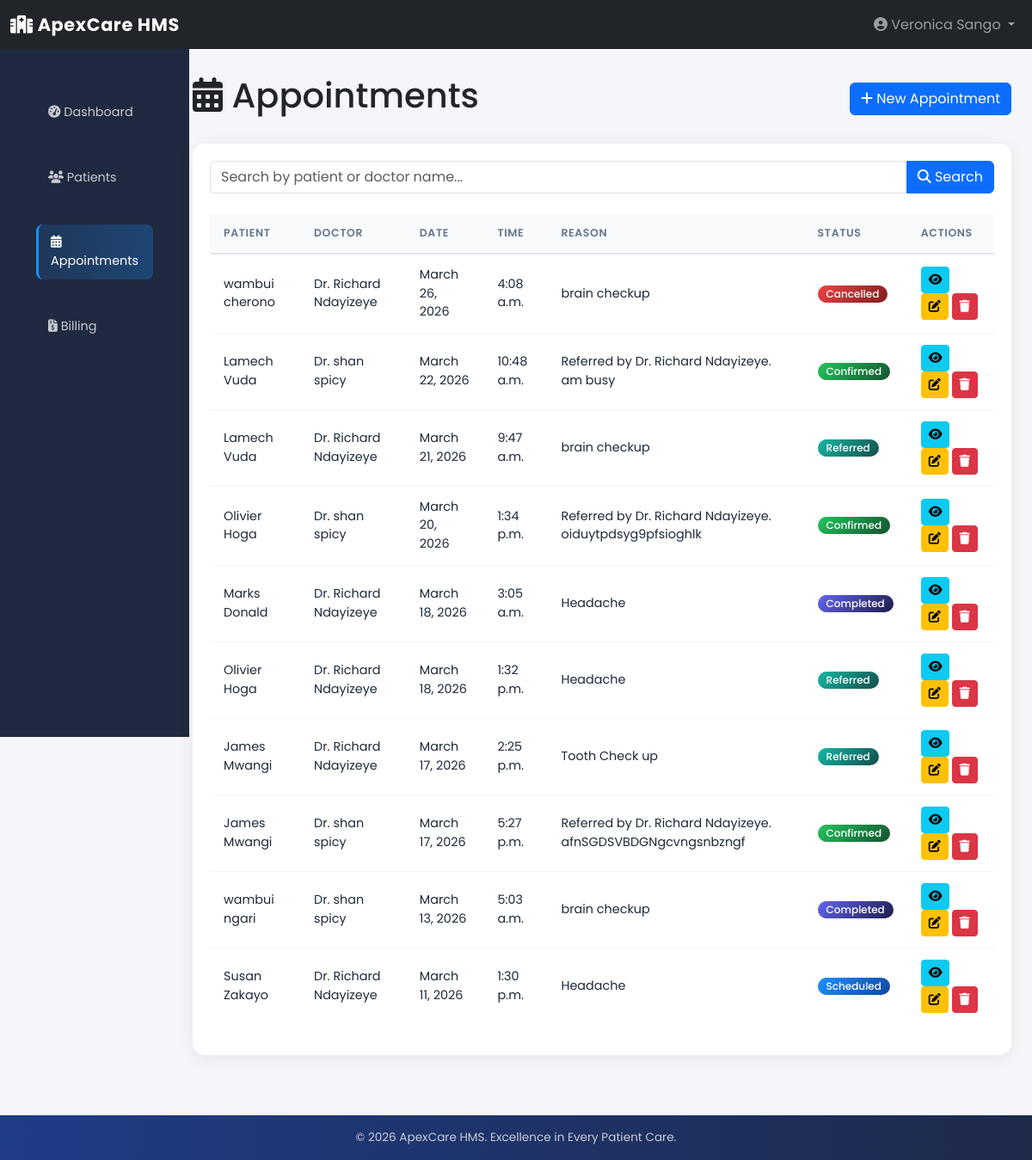
/appointments/ (signed in), run on the app's committed database.
### appointments/models.py (models this page shows, shortened)
class Appointment(models.Model):
    STATUS_CHOICES = [
        ('pending', 'Pending'),
        ('confirmed', 'Confirmed'),
        ('scheduled', 'Scheduled'),
        ('completed', 'Completed'),
        ('cancelled', 'Cancelled'),
        ('referred', 'Referred'),
    ]
    patient = models.ForeignKey(
        "patients.Patient",
        on_delete=models.CASCADE,
        related_name="appointments"
    )
    doctor = models.ForeignKey(
        "doctors.Doctor",
        on_delete=models.CASCADE,
        related_name="appointments"
    )
    appointment_date = models.DateField()
    appointment_time = models.TimeField()
    reason = models.CharField(max_length=255, blank=True, null=True)
    notes = models.TextField(blank=True, null=True)
    status = models.CharField(
        max_length=20,
        choices=STATUS_CHOICES,
        default='pending'
    )
    created_by = models.ForeignKey(
        User,
        on_delete=models.SET_NULL,
        null=True,
        related_name="created_appointments"
    )
    created_at = models.DateTimeField(auto_now_add=True)
    updated_at = models.DateTimeField(auto_now=True)
    class Meta:
        db_table = "appointments_appointment"
        verbose_name = "Appointment"
        verbose_name_plural = "Appointments"
        ordering = ["-appointment_date", "-appointment_time"]
        unique_together = ["patient", "doctor", "appointment_date", "appointment_time"]

### patients/models.py (models this page shows, shortened)
class Patient(models.Model):
    GENDER_CHOICES = [
        ('male', 'Male'),
        ('female', 'Female'),
        ('other', 'Other'),
    ]
    BLOOD_TYPE_CHOICES = [
        ('O+', 'O+'), ('O-', 'O-'),
        ('A+', 'A+'), ('A-', 'A-'),
        ('B+', 'B+'), ('B-', 'B-'),
        ('AB+', 'AB+'), ('AB-', 'AB-'),
    ]
    user = models.OneToOneField(
        User,
        on_delete=models.CASCADE,
        related_name='patient_profile'
    )
    first_name = models.CharField(max_length=100)
    last_name = models.CharField(max_length=100)
    date_of_birth = models.DateField()
    gender = models.CharField(
        max_length=10,
        choices=GENDER_CHOICES
    )
    contact = models.CharField(
        max_length=20,
        validators=[
            RegexValidator(
                regex=r'^\+?\d{9,15}Ksh',
                message='Enter a valid phone number'
            )
        ]
    )
    email = models.EmailField(blank=True, null=True)
    address = models.TextField(blank=True, null=True)
    county = models.CharField(max_length=100, blank=True, null=True)
    blood_type = models.CharField(
        max_length=5,
        choices=BLOOD_TYPE_CHOICES,
        blank=True,
        null=True
    )
    emergency_contact = models.CharField(max_length=20, blank=True, null=True)
    emergency_contact_name = models.CharField(max_length=100, blank=True, null=True)
    medical_history = models.TextField(blank=True, null=True)
    allergies = models.TextField(blank=True, null=True)
    created_at = models.DateTimeField(auto_now_add=True)
    updated_at = models.DateTimeField(auto_now=True)
    class Meta:
        db_table = "patients_patient"
        verbose_name = "Patient"
        verbose_name_plural = "Patients"
        ordering = ["-created_at"]

### doctors/models.py (models this page shows, shortened)
class Doctor(models.Model):
    phone_validator = RegexValidator(
        regex=r'^\+?\d{9,15}Ksh',
        message='Enter a valid phone number'
    )
    user = models.OneToOneField(
        User,
        on_delete=models.CASCADE,
        related_name='doctor_profile'
    )
    first_name = models.CharField(max_length=100)
    last_name = models.CharField(max_length=100)
    specialization = models.CharField(max_length=100)
    license_number = models.CharField(
        max_length=50,
        unique=True
    )
    contact = models.CharField(
        max_length=20,
        validators=[phone_validator]
    )
    email = models.EmailField(blank=True, null=True)
    consultation_fee = models.DecimalField(
        max_digits=10,
        decimal_places=2,
        default=0
    )
    availability = models.TextField(
        blank=True,
        null=True,
        help_text="Example: Monday–Friday 9AM–5PM"
    )
    bio = models.TextField(blank=True, null=True)
    is_available = models.BooleanField(default=True)
    created_at = models.DateTimeField(auto_now_add=True)
    updated_at = models.DateTimeField(auto_now=True)
    class Meta:
        db_table = "doctors_doctor"
        verbose_name = "Doctor"
        verbose_name_plural = "Doctors"
        ordering = ["specialization", "last_name"]

### appointments/views.py (the view)
# urls.py: path('', views.appointment_list, name='appointment_list'),
@login_required
def appointment_list(request):
    user_profile = request.user.profile
    if user_profile.role in ['receptionist', 'admin']:
        appointments = Appointment.objects.all()
    elif user_profile.role == 'doctor':
        doctor = Doctor.objects.filter(user=request.user).first()
        appointments = doctor.appointments.all() if doctor else Appointment.objects.none()
    elif user_profile.role == 'patient':
        try:
            patient = request.user.patient_profile
            appointments = patient.appointments.all()
        except:
            appointments = Appointment.objects.none()
    else:
        appointments = Appointment.objects.none()
    search_query = request.GET.get('search', '')
    if search_query:
        appointments = appointments.filter(
            Q(patient__first_name__icontains=search_query) |
            Q(patient__last_name__icontains=search_query) |
            Q(doctor__first_name__icontains=search_query)
        )
    context = {
        'appointments': appointments.order_by('-appointment_date'),
        'search_query': search_query
    }
    return render(request, 'appointments/appointment_list.html', context)

### appointments/templates/appointments/appointment_list.html (shortened to what this page needs)
{% extends 'base.html' %}
{% block content %}
<div class="d-flex justify-content-between align-items-center mb-4">
    <h1><i class="fas fa-calendar-alt"></i> Appointments</h1>
    {% if user.profile.role == 'receptionist' %}
        <a href="{% url 'appointments:appointment_create' %}" class="btn btn-primary">
            <i class="fas fa-plus"></i> New Appointment
        </a>
    {% endif %}
</div>
<div class="card">
    <div class="card-body">
        <form method="get" class="mb-4">
            <div class="input-group">
                <input type="text" class="form-control" name="search" placeholder="Search by patient or doctor name..." value="{{ search_query }}">
                <button class="btn btn-primary" type="submit"><i class="fas fa-search"></i> Search</button>
            </div>
        </form>
        {% if appointments %}
            <div class="table-responsive">
                <table class="table table-hover">
                    <thead>
                        <tr>
                            <th>Patient</th>
                            <th>Doctor</th>
                            <th>Date</th>
                            <th>Time</th>
                            <th>Reason</th>
                            <th>Status</th>
                            <th>Actions</th>
                        </tr>
                    </thead>
                    <tbody>
                        {% for apt in appointments %}
                            <tr>
                                <td>{{ apt.patient.first_name }} {{ apt.patient.last_name }}</td>
                                <td>Dr. {{ apt.doctor.first_name }} {{ apt.doctor.last_name }}</td>
                                <td>{{ apt.appointment_date }}</td>
                                <td>{{ apt.appointment_time }}</td>
                                <td>{{ apt.reason|default:'-' }}</td>
                                <td><span class="badge badge-{{ apt.status }}">{{ apt.get_status_display }}</span></td>
                                <td>
                                    <a href="{% url 'appointments:appointment_detail' apt.id %}" class="btn btn-sm btn-info" title="View">
                                        <i class="fas fa-eye"></i>
                                    </a>
                                    {% if user.profile.role == 'receptionist' %}
                                        <a href="{% url 'appointments:appointment_edit' apt.id %}" class="btn btn-sm btn-warning" title="Edit">
                                            <i class="fas fa-edit"></i>
                                        </a>
                                        <a href="{% url 'appointments:appointment_delete' apt.id %}" class="btn btn-sm btn-danger" title="Delete">
                                            <i class="fas fa-trash"></i>
                                        </a>
                                    {% endif %}
                                </td>
                            </tr>
                        {% endfor %}
                    </tbody>
                </table>
            </div>
        {% else %}
            <p class="text-muted text-center py-5">No appointments found</p>
        {% endif %}
    </div>
</div>
{% endblock %}

### templates/base.html (shortened to what this page needs)
{% load static %}
<!DOCTYPE html>
<html lang="en">
<head>
    <link href="https://cdn.jsdelivr.net/npm/bootstrap@5.3.8/dist/css/bootstrap.min.css" rel="stylesheet">
    <link rel="stylesheet" href="https://cdnjs.cloudflare.com/ajax/libs/font-awesome/6.4.0/css/all.min.css">
    <link rel="stylesheet" href="{% static 'css/style.css' %}">
</head>
<body>
<nav class="navbar navbar-expand-lg navbar-dark bg-dark sticky-top">
    <div class="container-fluid">
        <a class="navbar-brand" href="{% url 'core:dashboard' %}">
            <i class="fas fa-hospital"></i> ApexCare HMS
        </a>
        <div class="collapse navbar-collapse" id="navbarNav">
            <ul class="navbar-nav ms-auto">
                {% if user.is_authenticated %}
                <li class="nav-item dropdown">
                    <a class="nav-link dropdown-toggle" href="#" data-bs-toggle="dropdown">
                        <i class="fas fa-user-circle"></i>
                        {{ user.get_full_name|default:user.username }}
                    </a>
                </li>
                {% endif %}
            </ul>
        </div>
    </div>
</nav>
<div class="container-fluid">
    <div class="row">
        {% if user.is_authenticated %}
        <nav class="col-md-2 d-none d-md-block sidebar">
            <div class="position-sticky pt-3">
                <ul class="nav flex-column">
                    <li class="nav-item">
                        <a class="nav-link {% if request.resolver_match.url_name == 'dashboard' %}active{% endif %}"
                           href="{% url 'core:dashboard' %}">
                            <i class="fas fa-tachometer-alt"></i> Dashboard
                        </a>
                    </li>
                    {% if user.profile.role == 'admin' or user.profile.role == 'receptionist' %}
                    <li class="nav-item">
                        <a class="nav-link {% if 'patient' in request.resolver_match.url_name %}active{% endif %}"
                           href="{% url 'patients:patient_list' %}">
                            <i class="fas fa-users"></i> Patients
                        </a>
                    </li>
                    {% endif %}
                    {% if user.is_authenticated %}
                    <li class="nav-item">
                        <a class="nav-link {% if 'appointment' in request.resolver_match.url_name %}active{% endif %}"
                           href="{% url 'appointments:appointment_list' %}">
                            <i class="fas fa-calendar-alt"></i> Appointments
                        </a>
                    </li>
                    {% endif %}
                    {% if user.profile.role == 'admin' or user.profile.role == 'receptionist' %}
                    <li class="nav-item">
                        <a class="nav-link {% if 'bill' in request.resolver_match.url_name %}active{% endif %}"
                           href="{% url 'billing:bill_list' %}">
                            <i class="fas fa-file-invoice-dollar"></i> Billing
                        </a>
                    </li>
                    {% endif %}
                </ul>
            </div>
        </nav>
        {% endif %}
        <main class="col-md-{% if user.is_authenticated %}10{% else %}12{% endif %} ms-sm-auto px-md-4 main-content">
            {% block content %}{% endblock %}
        </main>
    </div>
</div>
<footer class="footer">
    <div class="container-fluid text-center">
        <p>&copy; 2026 ApexCare HMS. Excellence in Every Patient Care.</p>
    </div>
</footer>
</body>
</html>

### static/css/style.css (style rules this page uses)
body { font-family: "Poppins", sans-serif; background: #f4f6f9; margin: 0; }
body .navbar-brand { font-weight: 700; font-size: 1.3rem; letter-spacing: 0.03em; }
.sidebar { position: fixed; width: 220px; height: 100vh; background: #1f2a40; color: white; padding-top: 20px; }
.sidebar ul { list-style: none; padding: 0; }
.sidebar ul li { padding: 15px 20px; cursor: pointer; transition: 0.3s; }
.sidebar ul li a { color: white; text-decoration: none; display: block; }
body .sidebar .nav-link { color: rgba(255, 255, 255, 0.75); border-radius: 8px; margin: 2px 10px; padding: 10px 14px; transition: background 0.2s, color 0.2s; font-size: 0.9rem; }
body .sidebar .nav-link:hover, body .sidebar .nav-link.active { background: linear-gradient(90deg, #1e90ff22, #1e90ff44); color: #ffffff; border-left: 3px solid #1e90ff; }
.main-content { margin-left: 220px; padding: 30px; }
body .card { border: none; border-radius: 14px; box-shadow: 0 4px 20px rgba(0,0,0,0.07); overflow: hidden; }
body .card-body { padding: 20px; }
body table thead tr, body .table thead tr { background: #f8fafc; }
body table th, body .table th, body .table > thead > tr > th { text-align: left; padding: 13px 16px; font-size: 0.78rem; font-weight: 600; text-transform: uppercase; letter-spacing: 0.05em; color: #64748b; white-space: nowrap; background: #f8fafc; border-bottom: 2px solid #e2e8f0; vertical-align: middle; }
body table td, body .table td, body .table > tbody > tr > td { padding: 13px 16px; border-bottom: 1px solid #f1f5f9; font-size: 0.9rem; color: #1e293b; vertical-align: middle; }
body table tbody tr:last-child td, body .table > tbody > tr:last-child > td { border-bottom: none; }
body .badge-confirmed { background: linear-gradient(135deg, #22c55e, #14532d); color: #fff; padding: 4px 10px; border-radius: 20px; font-size: 0.75rem; font-weight: 500; display: inline-block; }
body .badge-scheduled { background: linear-gradient(135deg, #1e90ff, #0d47a1); color: #fff; padding: 4px 10px; border-radius: 20px; font-size: 0.75rem; font-weight: 500; display: inline-block; }
body .badge-completed { background: linear-gradient(135deg, #6366f1, #1e1b4b); color: #fff; padding: 4px 10px; border-radius: 20px; font-size: 0.75rem; font-weight: 500; display: inline-block; }
body .badge-cancelled { background: linear-gradient(135deg, #ef4444, #7f1d1d); color: #fff; padding: 4px 10px; border-radius: 20px; font-size: 0.75rem; font-weight: 500; display: inline-block; }
body .badge-referred { background: linear-gradient(135deg, #14b8a6, #134e4a); color: #fff; padding: 4px 10px; border-radius: 20px; font-size: 0.75rem; font-weight: 500; display: inline-block; }
body .footer { background: linear-gradient(90deg, #1f3c88, #1e2a4a); color: rgba(255,255,255,0.75); padding: 16px 0; margin-top: 40px; font-size: 0.85rem; }
body .footer p { margin: 0; color: rgba(255,255,255,0.75); }

### data on the page
Appointment: patient.first_name "wambui", patient.last_name "cherono", doctor.first_name "Richard", doctor.last_name "Ndayizeye", appointment_date "March 26, 2026", appointment_time "4:08 a.m.", reason "brain checkup", status "Cancelled"
Appointment: patient.first_name "Lamech", patient.last_name "Vuda", doctor.first_name "shan", doctor.last_name "spicy", appointment_date "March 22, 2026", appointment_time "10:48 a.m.", reason "Referred by Dr. Richard Ndayizeye. am busy", status "Confirmed"
Appointment: patient.first_name "Lamech", patient.last_name "Vuda", doctor.first_name "Richard", doctor.last_name "Ndayizeye", appointment_date "March 21, 2026", appointment_time "9:47 a.m.", reason "brain checkup", status "Referred"
Appointment: patient.first_name "Olivier", patient.last_name "Hoga", doctor.first_name "shan", doctor.last_name "spicy", appointment_date "March 20, 2026", appointment_time "1:34 p.m.", reason "Referred by Dr. Richard Ndayizeye. oiduytpdsyg9pfsioghlk", status "Confirmed"
Appointment: patient.first_name "Marks", patient.last_name "Donald", doctor.first_name "Richard", doctor.last_name "Ndayizeye", appointment_date "March 18, 2026", appointment_time "3:05 a.m.", reason "Headache", status "Completed"
Appointment: patient.first_name "Olivier", patient.last_name "Hoga", doctor.first_name "Richard", doctor.last_name "Ndayizeye", appointment_date "March 18, 2026", appointment_time "1:32 p.m.", reason "Headache", status "Referred"
Appointment: patient.first_name "James", patient.last_name "Mwangi", doctor.first_name "Richard", doctor.last_name "Ndayizeye", appointment_date "March 17, 2026", appointment_time "2:25 p.m.", reason "Tooth Check up", status "Referred"
Appointment: patient.first_name "James", patient.last_name "Mwangi", doctor.first_name "shan", doctor.last_name "spicy", appointment_date "March 17, 2026", appointment_time "5:27 p.m.", reason "Referred by Dr. Richard Ndayizeye. afnSGDSVBDGNgcvngsnbzngf", status "Confirmed"
Appointment: patient.first_name "wambui", patient.last_name "ngari", doctor.first_name "shan", doctor.last_name "spicy", appointment_date "March 13, 2026", appointment_time "5:03 a.m.", reason "brain checkup", status "Completed"
Appointment: patient.first_name "Susan", patient.last_name "Zakayo", doctor.first_name "Richard", doctor.last_name "Ndayizeye", appointment_date "March 11, 2026", appointment_time "1:30 p.m.", reason "Headache", status "Scheduled"

### other printed values
{{ user.get_full_name|default:user.username }} "Veronica Sango"
